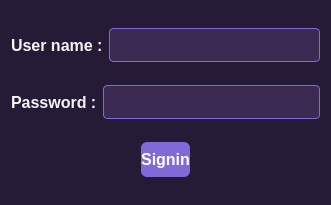
<?xml version="1.0" encoding="UTF-8"?>
<ui version="4.0">
 <class>signin_Dialog</class>
 <widget class="QDialog" name="signin_Dialog">
  <property name="geometry">
   <rect>
    <x>0</x>
    <y>0</y>
    <width>331</width>
    <height>205</height>
   </rect>
  </property>
  <property name="font">
   <font>
    <family>Segoe UI</family>
    <pointsize>11</pointsize>
    <weight>75</weight>
    <bold>true</bold>
   </font>
  </property>
  <property name="windowTitle">
   <string>Dialog</string>
  </property>
  <property name="layoutDirection">
   <enum>Qt::LeftToRight</enum>
  </property>
  <property name="styleSheet">
   <string notr="true">/* MAIN BACKGROUND */
QWidget {
    background-color: #261b36;
    color: #f5f5f5;
    font-family: &quot;Segoe UI&quot;;
    font-size: 11pt;   /* Base size */
}

/* LABELS */
QLabel {
    color: #f5f5f5;
    font-size: 12pt;       /* bigger labels */
    font-weight: 600;      /* semi-bold, not heavy */

}

/* INPUTS */
QLineEdit,
QComboBox,
QDateEdit,
QTextEdit {
    background-color: #3b2a52;
    border: 1px solid #7f6ad8;
    border-radius: 4px;
    padding: 6px;
    font-size: 11pt;       /* input text slightly smaller */
    color: #ffffff;
}

/* FOCUS STYLE */
QLineEdit:focus,
QComboBox:focus,
QDateEdit:focus,
QTextEdit:focus {
    border: 1px solid #f1c40f;
    outline: none;
}

/* BUTTON */
QPushButton {
    background-color: #7f6ad8;
    color: white;
    font-size: 12pt;       /* bigger button text */
    font-weight: 700;
    border-radius: 6px;
    padding: 8px 0;
    border: none;
}

QPushButton:hover {
    background-color: #9b82ff;
}

QPushButton:pressed {
    background-color: #5e4ab0;
}

/* ERROR LABELS */
QLabel#errorUsernameLabel,
QLabel#errorPasswordLabel,
QLabel#errorEmailLabel {
    color: #ff6b6b;
    font-size: 9pt;        /* small hint text */
    font-weight: normal;
}
</string>
  </property>
  <layout class="QVBoxLayout" name="verticalLayout">
   <item>
    <layout class="QHBoxLayout" name="horizontalLayout">
     <item>
      <widget class="QLabel" name="label">
       <property name="text">
        <string>User name :</string>
       </property>
      </widget>
     </item>
     <item>
      <widget class="QLineEdit" name="username_lineEdit"/>
     </item>
    </layout>
   </item>
   <item>
    <layout class="QHBoxLayout" name="horizontalLayout_2">
     <item>
      <widget class="QLabel" name="label_2">
       <property name="text">
        <string>Password :</string>
       </property>
      </widget>
     </item>
     <item>
      <widget class="QLineEdit" name="password_lineEdit"/>
     </item>
    </layout>
   </item>
   <item alignment="Qt::AlignHCenter">
    <widget class="QPushButton" name="signin">
     <property name="sizePolicy">
      <sizepolicy hsizetype="Fixed" vsizetype="Maximum">
       <horstretch>0</horstretch>
       <verstretch>0</verstretch>
      </sizepolicy>
     </property>
     <property name="text">
      <string>Signin</string>
     </property>
    </widget>
   </item>
  </layout>
 </widget>
 <resources/>
 <connections/>
</ui>
